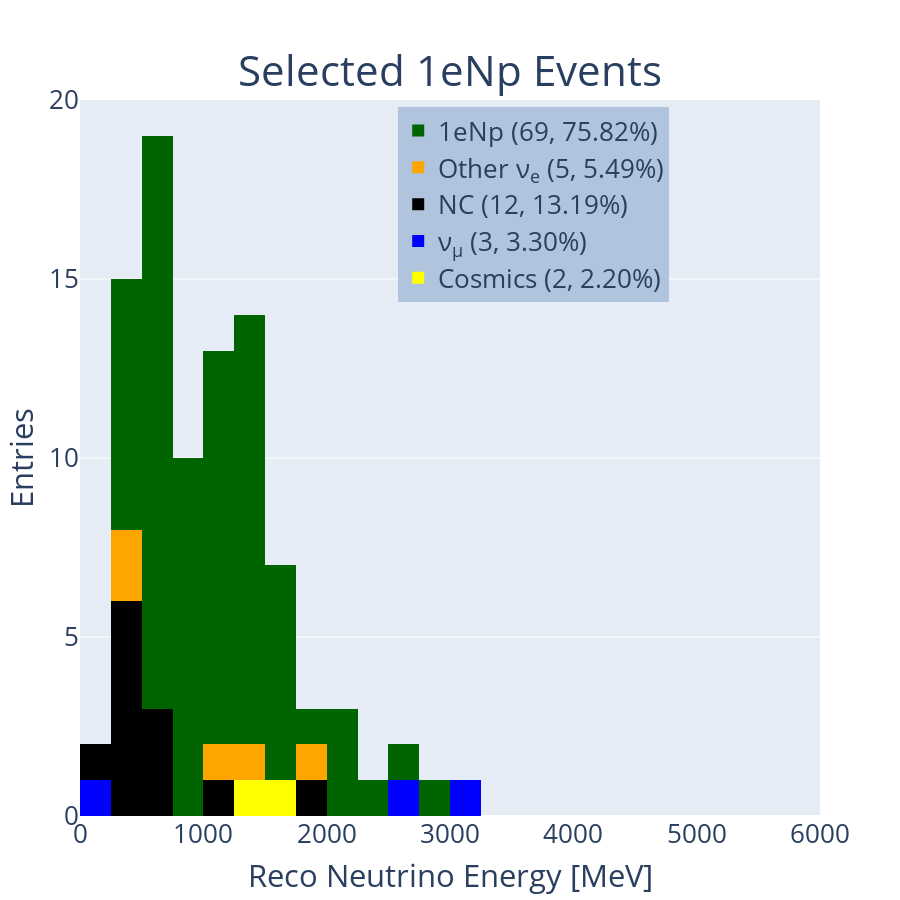

This figure's notebook cell:
### Code cell
#hist_1d('reco_nu_energy',[0,5000],[0,5000,250],'Reco Neutrino Energy [MeV]','Selected 1e1p Events','1e1p')
hist_1d('visible_energy_reco',[0,6000],[0,6000,250],'Reco Neutrino Energy [MeV]','Selected 1eNp Events','1eNp')
#hist_1d('reco_nu_energy',[0,5000],[0,5000,100],'Reco Neutrino Energy [MeV]','Selected CC \u03BD<sub>e</sub> Inclusive Events','Nue')

### Figure 1 — Plotly figure (JSON) as saved in the notebook; plotly's stock layout.template omitted (floating-point values rounded to 4 significant figures)
{"data": [{"marker": {"color": "yellow"}, "name": "Cosmics (2, 2.20%)", "type": "histogram", "x": [1720.0, 1263.0], "xaxis": "x", "xbins": {"end": 6000, "size": 250, "start": 0}, "yaxis": "y"}, {"marker": {"color": "blue"}, "name": "ν<sub>μ</sub> (3, 3.30%)", "type": "histogram", "x": [231.3, 3060.0, 2509.0], "xaxis": "x", "xbins": {"end": 6000, "size": 250, "start": 0}, "yaxis": "y"}, {"marker": {"color": "black"}, "name": "NC (12, 13.19%)", "type": "histogram", "x": [381.2, 514.8, 556.8, 1077.0, 378.6, 1972.0, 174.6, 415.8, 288.0, 271.0, 444.1, 685.6], "xaxis": "x", "xbins": {"end": 6000, "size": 250, "start": 0}, "yaxis": "y"}, {"marker": {"color": "purple"}, "name": "Other (0, 0.00%)", "type": "histogram", "x": [], "xaxis": "x", "xbins": {"end": 6000, "size": 250, "start": 0}, "yaxis": "y"}, {"marker": {"color": "orange"}, "name": "Other ν<sub>e</sub> (5, 5.49%)", "type": "histogram", "x": [1038.0, 496.9, 1281.0, 1943.0, 312.0], "xaxis": "x", "xbins": {"end": 6000, "size": 250, "start": 0}, "yaxis": "y"}, {"marker": {"color": "darkgreen"}, "name": "1eNp (69, 75.82%)", "type": "histogram", "x": [726.4, 1115.0, 484.5, 1169.0, 724.3, 2554.0, 888.7, 1025.0, 594.3, 1226.0, 1213.0, 1564.0, 812.0, 592.1, 451.5, 938.1, 660.3, 541.2, 1365.0, 813.3, 1371.0, 692.8, 2094.0, 1099.0, 564.6, 2778.0, 470.0, 1449.0, 816.8, 1203.0, 575.5, 755.2, 594.1, 1310.0, 687.3, 2299.0, 1223.0, 1547.0, 1436.0, 594.3, 1364.0, 1314.0, 483.8, 1417.0, 997.9, 1540.0, 603.6, 1484.0, 904.3, 279.3, 865.0, 1554.0, 1648.0, 2071.0, 482.4, 1744.0, 649.0, 718.5, 1204.0, 838.2, 1887.0, 1495.0, 621.3, 1401.0, 1196.0, 331.1, 1051.0, 1461.0, 2128.0], "xaxis": "x", "xbins": {"end": 6000, "size": 250, "start": 0}, "yaxis": "y"}], "layout": {"annotations": [{"font": {"size": 46}, "showarrow": false, "text": "<span style='font-size: 42px;'>Selected 1eNp Events", "x": 0.5, "xanchor": "center", "xref": "paper", "y": 1, "yanchor": "bottom", "yref": "paper"}], "barmode": "stack", "font": {"size": 26}, "height": 900, "legend": {"bgcolor": "LightSteelBlue", "bordercolor": "Black", "x": 0.43, "xanchor": "left", "y": 0.99, "yanchor": "top"}, "showlegend": true, "width": 900, "xaxis": {"anchor": "y", "domain": [0, 1], "range": [0, 6000], "title": {"text": "Reco Neutrino Energy [MeV]"}}, "yaxis": {"anchor": "x", "domain": [0, 1], "title": {"text": "Entries"}}}}
